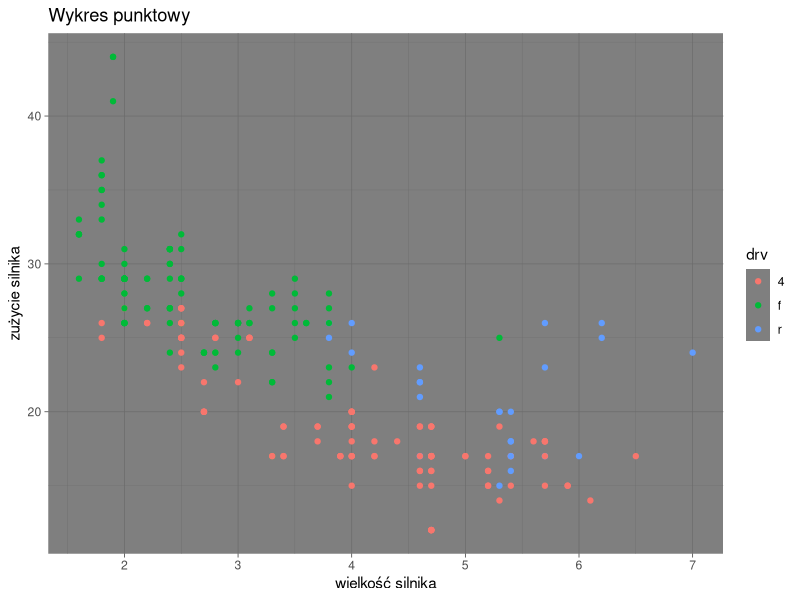
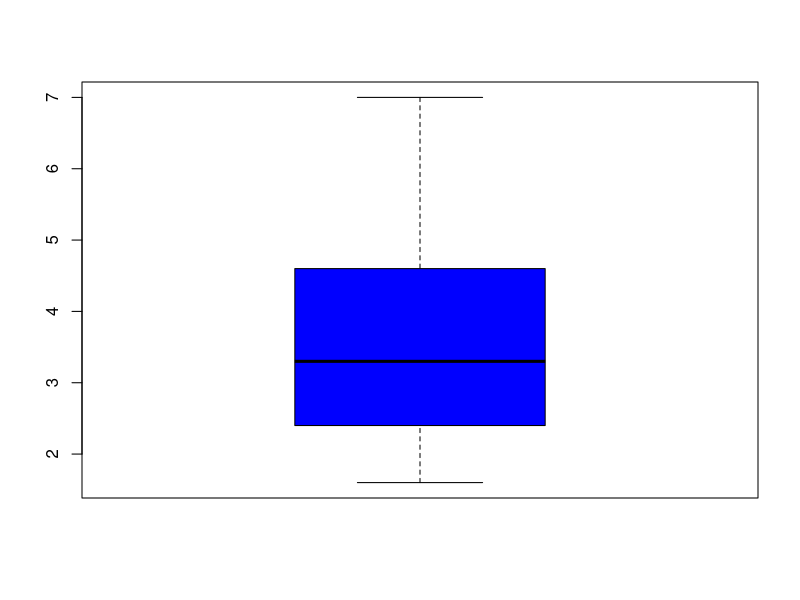

Recreate these plots in R, in order.
## ---- chunk 1
library(tidyverse)
data(mpg) 
View(mpg)
ggplot(mpg, aes(x = displ, y = hwy, color = drv)) +
  geom_point() + 
  labs(title = "Wykres punktowy", x= "wielkość silnika", y = "zużycie silnika")+
  theme_dark()
boxplot(mpg$displ, col="blue")
summary(mpg$displ)
